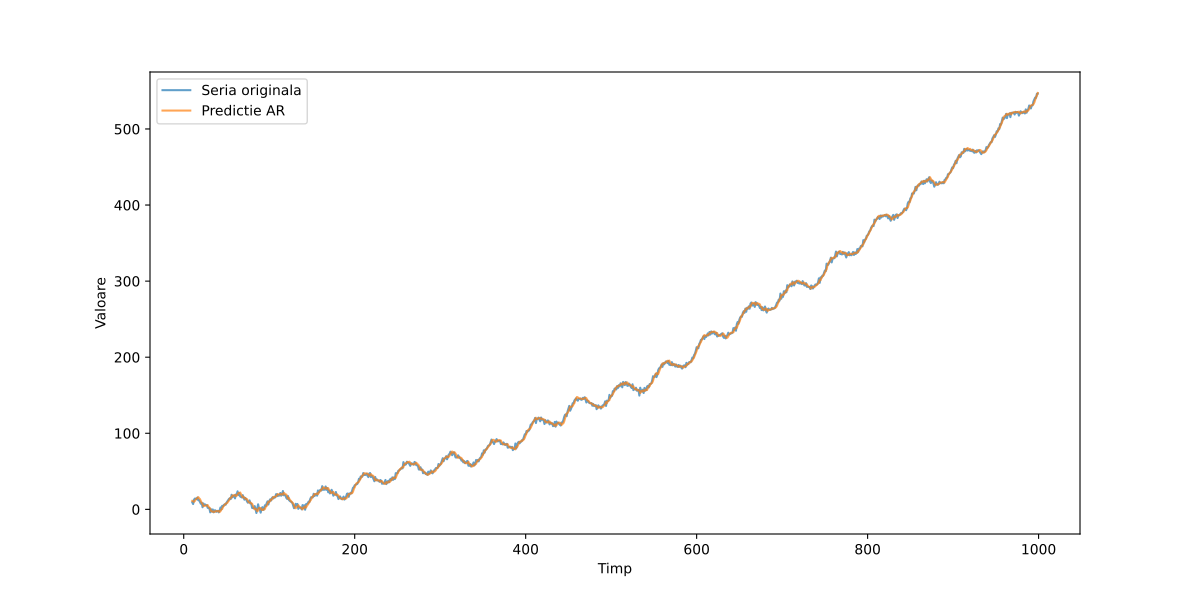

Reproduce this figure in Python.
import numpy as np
import matplotlib.pyplot as plt

N = 1000
t = np.arange(N)

trend = 0.0005 * t**2 + 0.05 * t
season = 10 * np.sin(2 * np.pi * t / 50) + 5 * np.sin(2 * np.pi * t / 200)
noise = np.random.normal(0, 2, N)

y = trend + season + noise

p = 10
m = N - p

Y = np.zeros((m, p))
for i in range(m):
    for j in range(p):
        Y[i, j] = y[i + p - j - 1]

target = y[p:]

Y_T = np.transpose(Y)          
YtY = Y_T @ Y                  
Yty = Y_T @ target             
# x_star = (YtY)^(-1)*Yty
x_star = np.linalg.solve(YtY, Yty)   

print("Coeficienti AR:", x_star)

pred = Y @ x_star

plt.figure(figsize=(12,6)) 
plt.plot(t[p:], target, label='Seria originala', alpha=0.7) 
plt.plot(t[p:], pred, label='Predictie AR', alpha=0.7) 
plt.legend() 
plt.xlabel('Timp') 
plt.ylabel('Valoare') 
plt.show()
